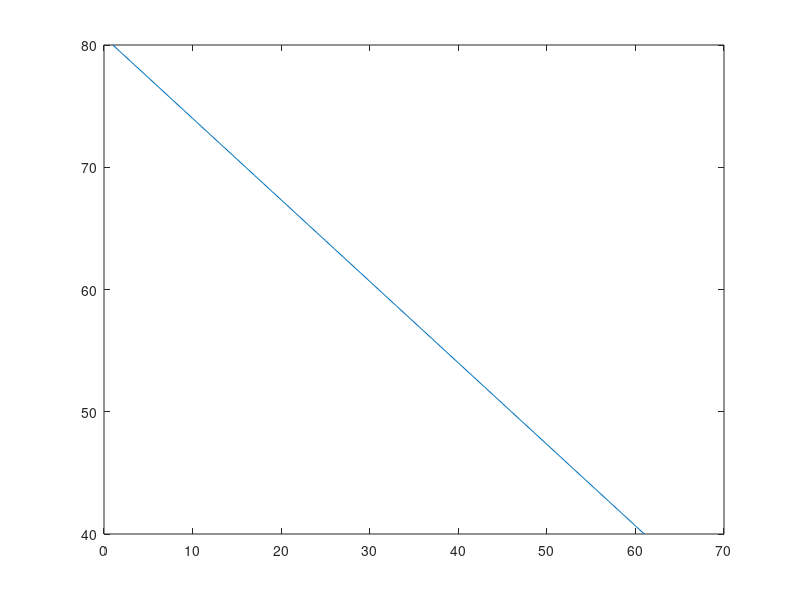

The MATLAB script that drew this image:

% Title                  :V1 - El corral del granjero 
% Description            :Un granjero quiere construir un corral rectangular y dividirlo por una valla a la altura del rectángulo. El grandejo dispone de 240m lineales para hacer
%                         hacer el cerco, incluendo la valla. Encuentra las dimenciones del corral de área máxima que puede construir.
% Author                 :Sabrina Andrea Hernandez (Gitsabrinax), Daniel Alberto De Jesús Dominguez (danyd3), Jose Manuel Arce Salvador (JoseManuelArceSal)
% Date                   :20211013
% Version                :3
% Usage                  :
% Notes                  :Requiere Octave
%                        :https://octaveintro.readthedocs.io/en/latest/index.html

%Dimensiones del corral con área máxima

%Rango de la base y de la altura 
x=[0 : 1 : 60];
%Función a plotear para obtener el área máxima  
a=((240-(2*x))/3)
%Funcion a plotear
plot(a)
